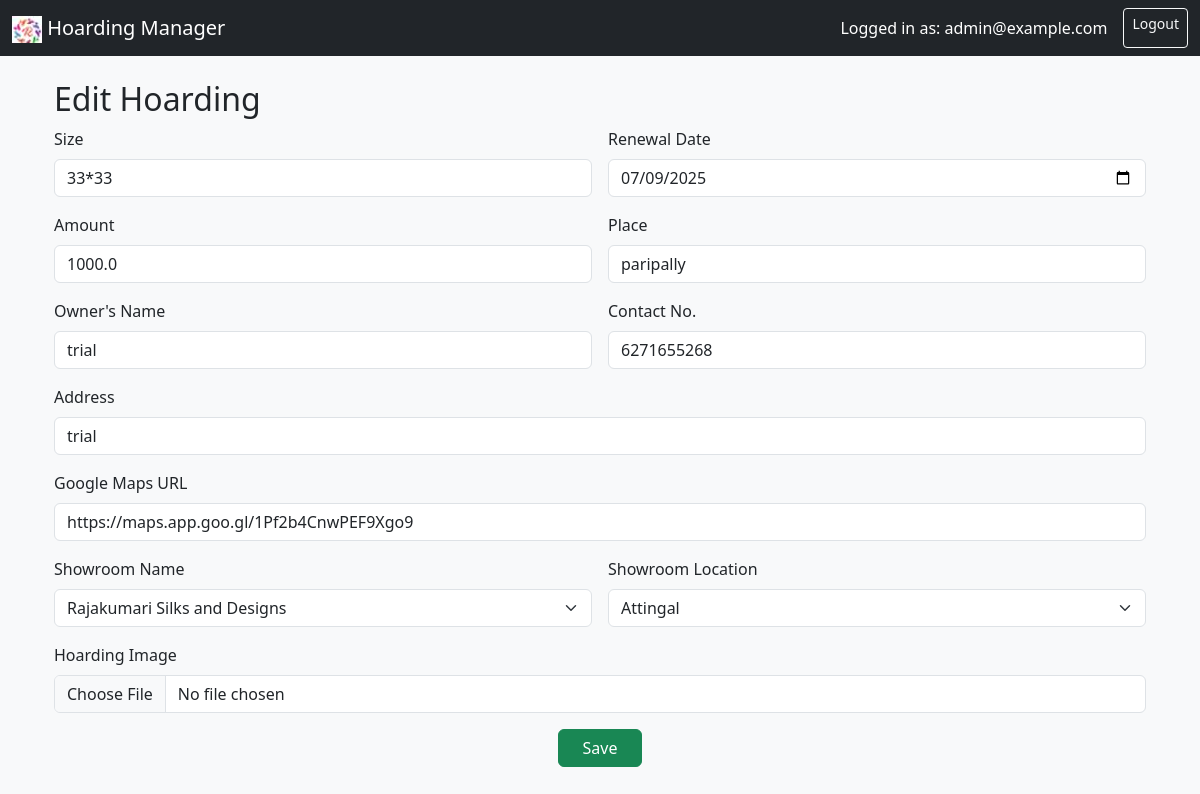
/edit/6 (signed in), run on the app's committed database.
### models.py (models this page shows)
class User(UserMixin, db.Model):
    id       = db.Column(db.Integer, primary_key=True)
    email    = db.Column(db.String(150), unique=True, nullable=False)
    password = db.Column(db.String(256), nullable=False)
    is_admin = db.Column(db.Boolean, default=False)

class Hoarding(db.Model):
    id                = db.Column(db.Integer, primary_key=True)
    size              = db.Column(db.String(50))
    renewal_date      = db.Column(db.Date)
    amount            = db.Column(db.Float)
    place             = db.Column(db.String(100))
    owner_name        = db.Column(db.String(100))
    contact           = db.Column(db.String(20))
    address           = db.Column(db.String(200))
    location_url      = db.Column(db.String(300))
    showroom_name     = db.Column(db.String(100))
    showroom_location = db.Column(db.String(100))
    image_filename    = db.Column(db.String(300))
    created_by        = db.Column(db.Integer, db.ForeignKey('user.id'))
    user = db.relationship('User', backref='hoardings')

### app.py (the view, shortened to what this page needs)
@app.route('/edit/<int:id>', methods=['GET', 'POST'])
@login_required
def edit(id):
    h = Hoarding.query.get_or_404(id)
    if not (current_user.id == h.created_by or current_user.is_admin):
        flash("Access denied.", "danger")
        return redirect(url_for('dashboard'))
    form = HoardingForm(obj=h)
    return render_template("hoarding_form.html", form=form, title="Edit Hoarding")

### app.py (called while the page is built)
@login_manager.user_loader
def load_user(user_id):
    return User.query.get(int(user_id))

### templates/hoarding_form.html (shortened to what this page needs)
{% extends 'base.html' %}
{% block content %}
<div class="container mt-4">
  <h2>{{ title if title else "Add New Hoarding" }}</h2>
  <form method="post" enctype="multipart/form-data">
    <div class="row g-3">
      <div class="col-md-6">
        {{ form.size.label(class="form-label") }}
        {{ form.size(class="form-control") }}
      </div>
      <div class="col-md-6">
        {{ form.renewal_date.label(class="form-label") }}
        {{ form.renewal_date(class="form-control") }}
      </div>
      <div class="col-md-6">
        {{ form.amount.label(class="form-label") }}
        {{ form.amount(class="form-control") }}
      </div>
      <div class="col-md-6">
        {{ form.place.label(class="form-label") }}
        {{ form.place(class="form-control") }}
      </div>
      <div class="col-md-6">
        {{ form.owner_name.label(class="form-label") }}
        {{ form.owner_name(class="form-control") }}
      </div>
      <div class="col-md-6">
        {{ form.contact.label(class="form-label") }}
        {{ form.contact(class="form-control") }}
      </div>
      <div class="col-12">
        {{ form.address.label(class="form-label") }}
        {{ form.address(class="form-control") }}
      </div>
      <div class="col-12">
        {{ form.location_url.label(class="form-label") }}
        {{ form.location_url(class="form-control") }}
      </div>
      <div class="col-md-6">
        {{ form.showroom_name.label(class="form-label") }}
        {{ form.showroom_name(class="form-select") }}
      </div>
      <div class="col-md-6">
        {{ form.showroom_location.label(class="form-label") }}
        {{ form.showroom_location(class="form-select") }}
      </div>
      <div class="col-12">
        {{ form.image.label(class="form-label") }}
        {{ form.image(class="form-control") }}
      </div>
      <div class="col-12 text-center mt-3">
        {{ form.submit(class="btn btn-success px-4") }}
      </div>
    </div>
  </form>
</div>
{% endblock %}

### templates/base.html (shortened to what this page needs)
<!DOCTYPE html>
<html lang="en">
<head>
  <link href="https://cdn.jsdelivr.net/npm/bootstrap@5.3.3/dist/css/bootstrap.min.css" rel="stylesheet">
  <link href="{{ url_for('static', filename='css/styles.css') }}" rel="stylesheet">
</head>
<body class="bg-light">
  <nav class="navbar navbar-expand-lg navbar-dark bg-dark mb-4">
    <div class="container-fluid">
      <a class="navbar-brand" href="{{ url_for('dashboard') }}">
        <img src="{{ url_for('static', filename='logo.png') }}" alt="Logo" width="30"> Hoarding Manager
      </a>
      <div class="d-flex">
        {% if current_user.is_authenticated %}
          <span class="navbar-text me-3 text-white">Logged in as: {{ current_user.email }}</span>
          <a class="btn btn-outline-light btn-sm" href="{{ url_for('logout') }}">Logout</a>
        {% endif %}
      </div>
    </div>
  </nav>
  <main class="container">
    {% block content %}{% endblock %}
  </main>
</body>
</html>

### static/css/styles.css (style rules this page uses)
body { background-color: #f5f5f5; }

### data on the page
User: email "admin@example.com"
Hoarding: size "33*33", renewal_date "07/09/2025", amount "1000.0", place "paripally", owner_name "trial", contact "6271655268", address "trial", location_url "https://maps.app.goo.gl/1Pf2b4CnwPEF9Xgo9", showroom_name "Rajakumari Silks and Designs", showroom_location "Attingal"

### other printed values
{{ title if title else "Add New Hoarding" }} "Edit Hoarding"
